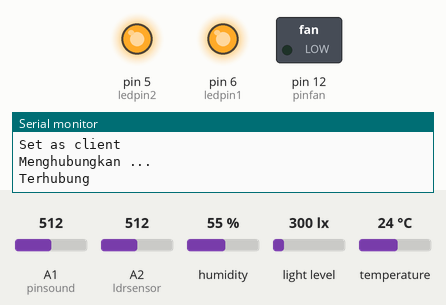
A sketch run on a simulated Arduino Uno, built with avr-gcc and run on an emulated ATmega328P. On the bench: switched loads named in the sketch (green lamp = pin HIGH), output pins drawn as LEDs (lit = HIGH), the last lines printed to the serial monitor. Wiring (inferred from the names in the program): BH1750 light sensor at I2C address 0x23. The inputs (shaded band) are chosen by the test bench; at power-on: temperature 24 °C, light level 300 lx, A1 (pinsound) = 512, A2 (ldrsensor) = 512, humidity 55 %. The modem accepts every AT command (registered, SIM ready, sends succeed) and sends nothing else.

Above: at 2.2 s.
2.3 s: temperature set to 27 °C
14.7 s: temperature set to 30 °C
At 20.8 s:
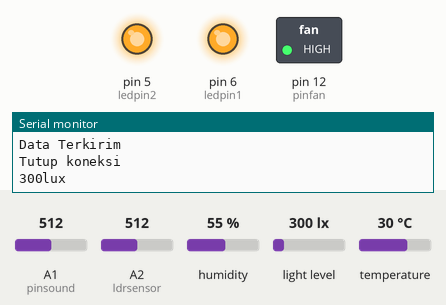
39.5 s: light level set to 1500 lx
At 44.5 s:
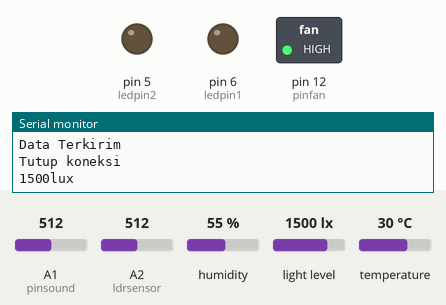
45.3 s: light level set to 1037 lx
50.9 s: light level set to 987 lx
At 56.3 s:
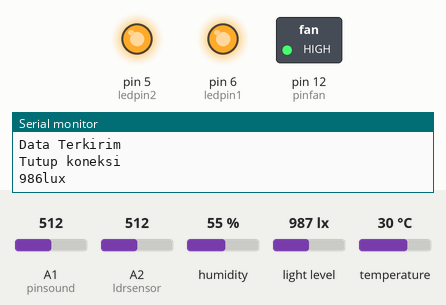
Timing chart, 0 to 62.9 s (numbered marks = the images above; inputs shaded):
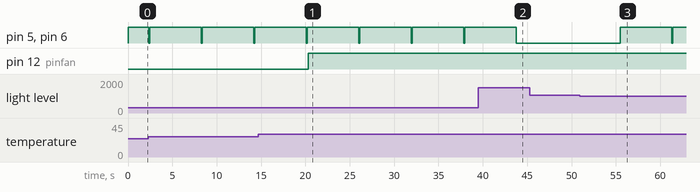

The sketch:

espthingspeak.ino
```cpp
/*
 * Tubes Metode Pengukuran - TF
 * Author      : Made Agus Andi Gunawan(https://id.arduino.cc/corpselily/)
 * Company     : IDNMakerspace Algorithm Factory
 * Last Edited : 6 Des 2020
 * Reference   : create.arduino.cc
 */

//library
#include <dht11.h>
#include <SoftwareSerial.h>
#include <Wire.h>
#include <math.h>

//koneksi ke wifi
String namawifi = "WIFI@ITERA";
String passwordnya = "namasayamadeagusandi446";

//variabel
int rxPin = 10;
int txPin = 11;
int ledpin1 = 6;
int ledpin2 = 5;
int pinfan = 12;
int dht11Pin = A0;
int pinsound = A1;
int ldrsensor = A2;
int BH1750address = 0x23;
float suhu, kelembaban;
byte buff[2];
String ip = "184.106.153.149";
int ambang = 540;

dht11 DHT11;
SoftwareSerial esp(rxPin, txPin);

void setup()
{
  Wire.begin();
  Serial.begin(9600);
  Serial.println("Mulai");
  esp.begin(115200);
  esp.println("AT");
  Serial.println("AT  kirim ");
  pinMode(ledpin1, OUTPUT);
  pinMode(ledpin2, OUTPUT);
  pinMode(pinfan, OUTPUT);
  pinMode(pinsound, INPUT);
  pinMode(ldrsensor, INPUT);
  digitalWrite(ledpin1, HIGH);
  digitalWrite(ledpin2, HIGH);

  //cek esp
  while(!esp.find("OK")){
    esp.println("AT");
    Serial.println("ESP8266 tidak ditemukan.");
  }
  Serial.println("OK Command diterima");
  esp.println("AT+CWMODE=1");
  while(!esp.find("OK")){
    esp.println("AT+CWMODE=1");
    Serial.println("Proses ....");
  }
  Serial.println("Set as client");
  Serial.println("Menghubungkan ...");
  esp.println("AT+CWJAP=\""+namawifi+"\",\""+passwordnya+"\"");
  while(!esp.find("OK"));
  Serial.println("Terhubung");
  delay(1000);
}

void loop()
{
  esp.println("AT+CIPSTART=\"TCP\",\""+ip+"\",80");
  if(esp.find("gagal")){
    Serial.println("AT+CIPSTART gagal");
  }

  //data dht11
  DHT11.read(dht11Pin);
  suhu = (float)DHT11.temperature;
  kelembaban = (float)DHT11.humidity;

  //data bh1750
  int i;
  uint16_t lux=0;
  BH1750_Init(BH1750address);
  delay(200);

  if(2==BH1750_Read(BH1750address))
  {
    lux=((buff[0]<<8)|buff[1])/1.2;
    Serial.print(lux,DEC);
    Serial.println("lux");
  }

  //data sound sensor
  float outsensor = 0;
  outsensor = analogRead(pinsound);
  delay(100);

  //data ldr
  float cahaya = 0;
  cahaya = analogRead(ldrsensor);

  //kondisi cahaya
  if(cahaya < 50)
  {
    digitalWrite(ledpin1, HIGH);
    digitalWrite(ledpin2, HIGH);
    delay(120);
  }
  else if(cahaya>=50)
  {
    digitalWrite(ledpin1, LOW);
    digitalWrite(ledpin2, LOW);
    delay(120);
  }

  //kondisi lux sensor
  if(lux == 1000)
  {
    digitalWrite(ledpin1, 50);
    digitalWrite(ledpin2, 50);
    delay(120);
  }
  else if(lux >= 500 && lux<1000 )
  {
    digitalWrite(ledpin1, 100);
    digitalWrite(ledpin2, 100);
    delay(120);
  }
  else if(lux >= 100 && lux<500)
  {
    digitalWrite(ledpin1, 200);
    digitalWrite(ledpin2, 200);
    delay(120);
  }
  else if(lux >= 0 && lux<100)
  {
    digitalWrite(ledpin1, 255);
    digitalWrite(ledpin2, 255);
    delay(120);
  }

  //kondisi sensor suhu
  if(suhu > 28)
  {
    digitalWrite(pinfan, HIGH);
    delay(120);
  }
  else if(suhu<=28)
  {
    digitalWrite(pinfan, LOW);
    delay(120);
  }

  //kondisi sensor kebisingan
  if(outsensor > ambang)
  {
    Serial.print("Ribut");
    delay(100);
  }
  else if(outsensor > ambang)
  {
    Serial.print("Aman");
    delay(100);
  }
  delay(150);

  //mengirim data ke cloud
  String tautan = "GET https://api.thingspeak.com/update?api_key=4AZZPUAXNCKLWUQT";
  tautan += String(suhu);
  tautan += "&field2=";
  tautan += String(kelembaban);
  tautan += "&field3=";
  tautan += String(lux);
  tautan += "&field4=";
  tautan += String(outsensor);
  tautan += "\r\n\r\n";
  esp.print("AT+CIPSEND=");
  esp.println(tautan.length()+2);
  delay(2000);
  if(esp.find(">"))
  {
    esp.print(tautan);
    Serial.println(tautan);
    Serial.println("Data Terkirim");
    delay(1000);
  }
  Serial.println("Tutup koneksi");
  esp.println("AT+CIPCLOSE");
  delay(1000);
}

//inisialisasi addres sensor bh1750
int BH1750_Read(int address)
{
  int i=0;
  Wire.beginTransmission(address);
  Wire.requestFrom(address, 2);
  while(Wire.available())
  {
    buff[i] = Wire.read();
    i++;
  }
  Wire.endTransmission();
  return i;
}

void BH1750_Init(int address)
{
  Wire.beginTransmission(address);
  Wire.write(0x10);
  Wire.endTransmission();
}
```

Measured:
- the behaviour switches between 28 and 29 °C on temperature (found by bisection; images 0 and 1)
- the behaviour switches between 1002 and 1001 lx on light level (found by bisection; images 2 and 3)
- after the input at 14.7 s, pin 12 (pinfan): LOW → HIGH after 5.6 s
- after the input at 39.5 s, pin 5 (ledpin2), pin 6 (ledpin1): goes on until 43.8 s, then stays LOW
- after the input at 50.9 s, pin 5 (ledpin2), pin 6 (ledpin1): LOW → HIGH after 4.6 s, → LOW 5.8 s later, → HIGH 0.12 s later
- by itself, pin 5 (ledpin2), pin 6 (ledpin1): alternates HIGH for 5.8 s and LOW for 0.12 s
